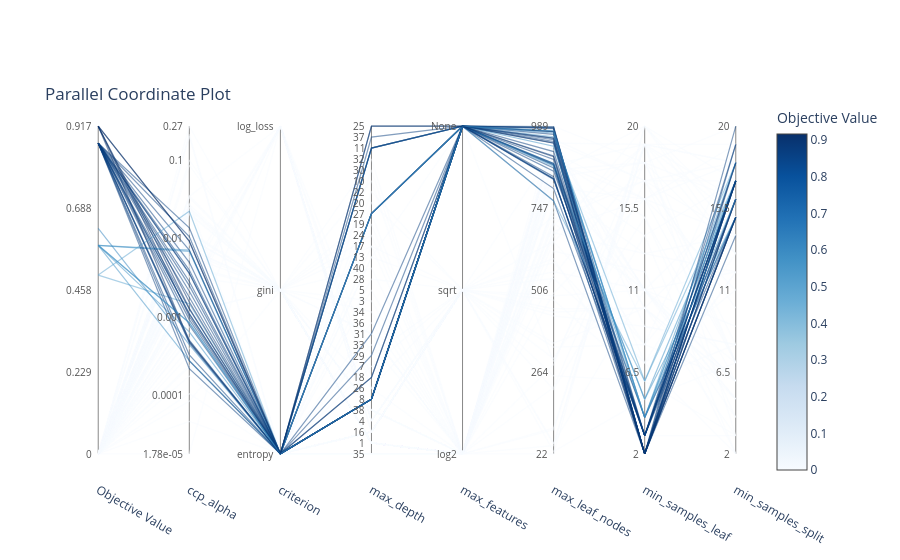

This figure's notebook cell:
### Code cell
plot_parallel_coordinate(cstudy).show()
